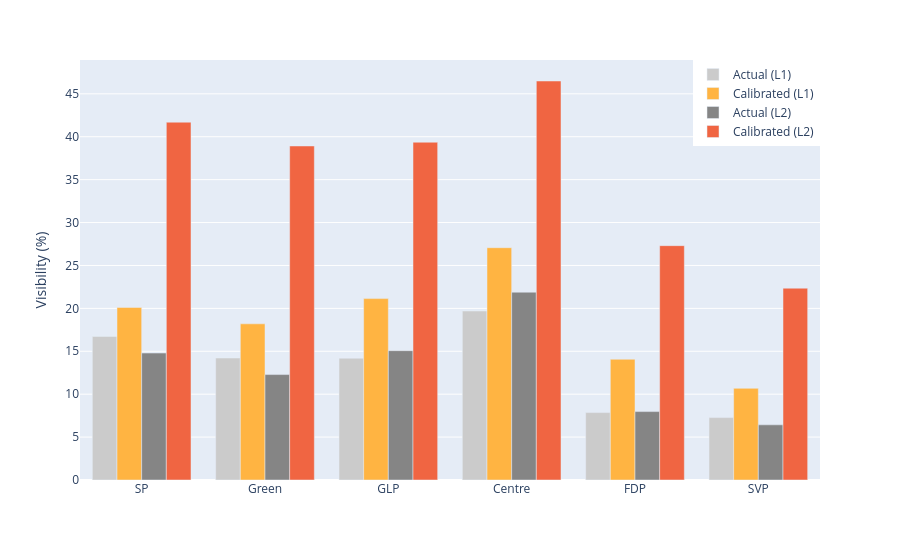

The cell this chart's notebook holds for it:
### Markdown cell above
### Plot

### Code cell
# VISUALIZE
method = 'L1'
methods = ['L1', 'L2_sv']

#custom_colors = ['#b3b3b3', '#ffcc80', '#ff9900']
custom_colors = ['#cbcbcb','#ffb442', '#858585', '#f06542']

fig = px.bar(100*df_analysis.loc[BIG_PARTIES, [i for method in methods for i in [f'Actual ({method})', f'Manipulated ({method})']]], barmode='group', color_discrete_sequence=custom_colors)

trace_name_map = {
    'Actual (L2_sv)': 'Actual (L2)', 
    'Manipulated (L2_sv)': 'Calibrated (L2)',
    'Manipulated (L1)': 'Calibrated (L1)',
    'Manipulated (angular)': 'Calibrated (Angular)',
}

fig.for_each_trace(lambda trace: trace.update(name=trace_name_map.get(trace.name) if trace.name in trace_name_map else trace.name))

fig.update_layout(
    yaxis_title='Visibility (%)',
    xaxis_title=None,
    legend=dict(
        title=None,
        x=1,
        y=1,
        xanchor='right',
        yanchor='top',
    )
)

### Figure 1 — Plotly figure (JSON) as saved in the notebook; plotly's stock layout.template omitted (floating-point values rounded to 4 significant figures)
{"data": [{"alignmentgroup": "True", "hovertemplate": "variable=Actual (L1)<br>_party=%{x}<br>value=%{y}<extra></extra>", "legendgroup": "Actual (L1)", "marker": {"color": "#cbcbcb", "pattern": {"shape": ""}}, "name": "Actual (L1)", "offsetgroup": "Actual (L1)", "orientation": "v", "showlegend": true, "textposition": "auto", "type": "bar", "x": ["SP", "Green", "GLP", "Centre", "FDP", "SVP"], "xaxis": "x", "y": [16.73, 14.21, 14.2, 19.69, 7.858, 7.272], "yaxis": "y"}, {"alignmentgroup": "True", "hovertemplate": "variable=Manipulated (L1)<br>_party=%{x}<br>value=%{y}<extra></extra>", "legendgroup": "Manipulated (L1)", "marker": {"color": "#ffb442", "pattern": {"shape": ""}}, "name": "Calibrated (L1)", "offsetgroup": "Manipulated (L1)", "orientation": "v", "showlegend": true, "textposition": "auto", "type": "bar", "x": ["SP", "Green", "GLP", "Centre", "FDP", "SVP"], "xaxis": "x", "y": [20.11, 18.2, 21.14, 27.07, 14.07, 10.68], "yaxis": "y"}, {"alignmentgroup": "True", "hovertemplate": "variable=Actual (L2_sv)<br>_party=%{x}<br>value=%{y}<extra></extra>", "legendgroup": "Actual (L2_sv)", "marker": {"color": "#858585", "pattern": {"shape": ""}}, "name": "Actual (L2)", "offsetgroup": "Actual (L2_sv)", "orientation": "v", "showlegend": true, "textposition": "auto", "type": "bar", "x": ["SP", "Green", "GLP", "Centre", "FDP", "SVP"], "xaxis": "x", "y": [14.79, 12.29, 15.07, 21.88, 7.973, 6.429], "yaxis": "y"}, {"alignmentgroup": "True", "hovertemplate": "variable=Manipulated (L2_sv)<br>_party=%{x}<br>value=%{y}<extra></extra>", "legendgroup": "Manipulated (L2_sv)", "marker": {"color": "#f06542", "pattern": {"shape": ""}}, "name": "Calibrated (L2)", "offsetgroup": "Manipulated (L2_sv)", "orientation": "v", "showlegend": true, "textposition": "auto", "type": "bar", "x": ["SP", "Green", "GLP", "Centre", "FDP", "SVP"], "xaxis": "x", "y": [41.7, 38.92, 39.36, 46.5, 27.31, 22.35], "yaxis": "y"}], "layout": {"autosize": true, "barmode": "group", "legend": {"title": {}, "tracegroupgap": 0, "x": 1, "xanchor": "right", "y": 1, "yanchor": "top"}, "margin": {"t": 60}, "xaxis": {"anchor": "y", "autorange": true, "domain": [0, 1], "range": [-0.5, 5.5], "title": {}, "type": "category"}, "yaxis": {"anchor": "x", "autorange": true, "domain": [0, 1], "range": [0, 48.94], "title": {"text": "Visibility (%)"}, "type": "linear"}}}
